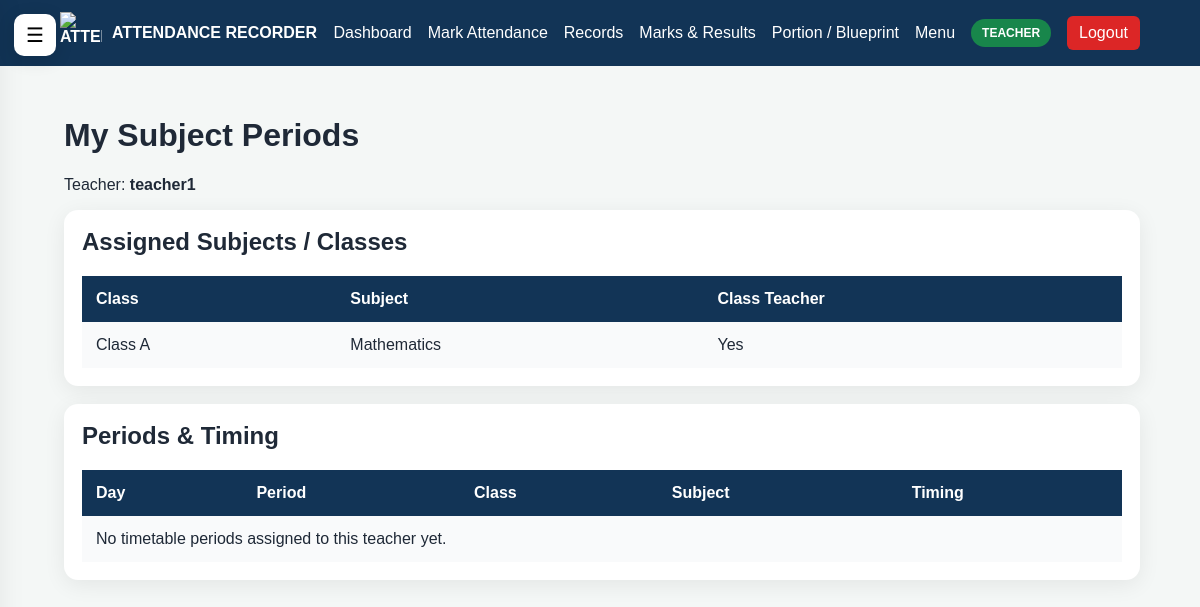
The app's page /teacher-schedule (signed in) with its own data.
### tables this page shows
CREATE TABLE teacher_assignments(
        id INTEGER PRIMARY KEY AUTOINCREMENT,
        username TEXT NOT NULL,
        class_name TEXT NOT NULL,
        subject TEXT NOT NULL,
        is_class_teacher INTEGER NOT NULL DEFAULT 0,
        UNIQUE(username,class_name,subject)
    );

### app.py (the view)
@app.route("/teacher-schedule")
def teacher_schedule():
    if session.get("role") not in ["teacher", "admin"]:
        return redirect(url_for("login"))
    c = get_db_connection(); _ensure_targeted_schema(c)
    username = request.args.get("teacher", "").strip() if session.get("role") == "admin" else session.get("username", "")
    if session.get("role") == "admin" and not username:
        username = session.get("username", "")
    assignments = c.execute("SELECT * FROM teacher_assignments WHERE username=? ORDER BY class_name,subject", (username,)).fetchall()
    rows = c.execute("""
        SELECT t.* FROM timetables t
        WHERE t.teacher=?
        ORDER BY CASE t.day_name WHEN 'Monday' THEN 1 WHEN 'Tuesday' THEN 2 WHEN 'Wednesday' THEN 3 WHEN 'Thursday' THEN 4 WHEN 'Friday' THEN 5 WHEN 'Saturday' THEN 6 ELSE 7 END, t.period_no
    """, (username,)).fetchall()
    if not rows and assignments:
        pairs = [(a["class_name"], a["subject"]) for a in assignments]
        rows = c.execute("SELECT * FROM timetables ORDER BY class_name,period_no").fetchall()
        rows = [r for r in rows if (r["class_name"], r["subject"]) in pairs]
    c.close()
    return render_template("teacher_schedule.html", teacher=username, assignments=assignments, rows=rows)

### app.py (called while the page is built, shortened)
def get_db_connection():
    connection = sqlite3.connect(
        DATABASE_FILE
    )
    connection.row_factory = sqlite3.Row
    return connection

def _master_connection():
    c = sqlite3.connect(MASTER_DATABASE_FILE)
    c.row_factory = sqlite3.Row
    return c

def get_db_connection():
    if not has_request_context():
        return _CORE_GET_DB_CONNECTION()
    slug = session.get("school_id")
    if not slug:
        return _CORE_GET_DB_CONNECTION()

def _current_school_name():
    slug = session.get("school_id", "our-school")
    c = _master_connection()
    row = c.execute("SELECT name FROM schools WHERE slug=?", (slug,)).fetchone()
    c.close()
    return row["name"] if row else "Our School"

@app.context_processor
def inject_7777_context():
    try:
        c = _master_connection()
        schools = c.execute(
            "SELECT name,slug FROM schools WHERE active=1 ORDER BY id"
        ).fetchall()
        c.close()
    except Exception:
        schools = []
    return {
        "school_list": schools,
        "current_school_name": _current_school_name(),
    }

@app.before_request
def prepare_7777_request():
    if request.path not in ["/login", "/logout"] and session.get("role") != "boss":
        if session.get("school_id") not in [None, "", "master"]:
            _feature_setup_current_db()

@app.after_request
def restore_7777_school_session(response):
    slug = getattr(g, "login_school_slug", None)
    if slug and session.get("role") in ["student", "teacher", "admin"]:
        session["school_id"] = slug
    return response

@app.before_request
def enforce_class_teacher_attendance_scope():
    return None

@app.before_request
def enforce_original_marks_subject():
    return None

@app.before_request
def boss_controls_registration_and_school_creation():
    if request.path == "/register" and session.get("role") != "boss":
        flash("Teacher/Admin account creation is controlled by Boss Admin.", "error")
        return redirect(url_for("login"))

@app.after_request
def no_cache_login_pages(response):
    if request.path == "/login" or request.path.startswith("/login/"):
        response.headers["Cache-Control"] = "no-store, no-cache, must-revalidate, max-age=0"
        response.headers["Pragma"] = "no-cache"
        response.headers["Expires"] = "0"
    return response

@app.before_request
def clear_stale_login_session():
    if request.path == "/login" and request.method == "GET" and session.get("role"):
        session.clear()

### templates/teacher_schedule.html
{% extends "base.html" %}{% block title %}My Subject Periods{% endblock %}{% block content %}
<h1>My Subject Periods</h1><p>Teacher: <strong>{{ teacher }}</strong></p>
<div class="feature-card"><h2>Assigned Subjects / Classes</h2><table><tr><th>Class</th><th>Subject</th><th>Class Teacher</th></tr>{% for a in assignments %}<tr><td>{{ a['class_name'] }}</td><td>{{ a['subject'] }}</td><td>{{ 'Yes' if a['is_class_teacher'] else 'No' }}</td></tr>{% else %}<tr><td colspan="3">No subject assignments yet.</td></tr>{% endfor %}</table></div>
<div class="feature-card"><h2>Periods & Timing</h2><table><tr><th>Day</th><th>Period</th><th>Class</th><th>Subject</th><th>Timing</th></tr>{% for r in rows %}<tr><td>{{ r['day_name'] }}</td><td>{{ r['period_no'] }}</td><td>{{ r['class_name'] }}</td><td>{{ r['subject'] }}</td><td>{{ r['start_time'] }} - {{ r['end_time'] }}</td></tr>{% else %}<tr><td colspan="5">No timetable periods assigned to this teacher yet.</td></tr>{% endfor %}</table></div>
{% endblock %}

### static/css/style.css (style rules this page uses)
* { box-sizing: border-box; }
body { margin: 0; font-family: Arial, sans-serif; background: #f4f7f6; color: #1f2937; }
table { width: 100%; border-collapse: collapse; }
th { background: #123456; color: white; text-align: left; }
th, td { padding: 14px; }
tr:nth-child(even) { background: #f9fafb; }
.feature-card { background:#fff;border-radius:14px;padding:18px;box-shadow:0 5px 22px rgba(0,0,0,.07);margin-bottom:18px }
.feature-card h2 { margin-top:0 }

### records on screen
teacher_assignments: class_name "Class A", subject "Mathematics", is_class_teacher "Yes"

### other values on screen
{{ session.get("role", "").upper() }} "TEACHER"
{{ teacher }} "teacher1"
